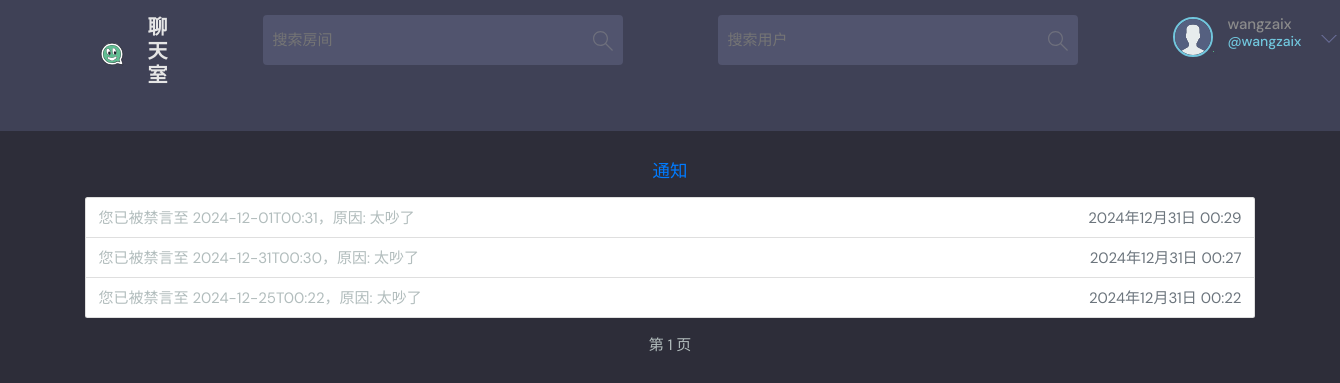
Page /notifications/ (signed in) on the earlier database version.
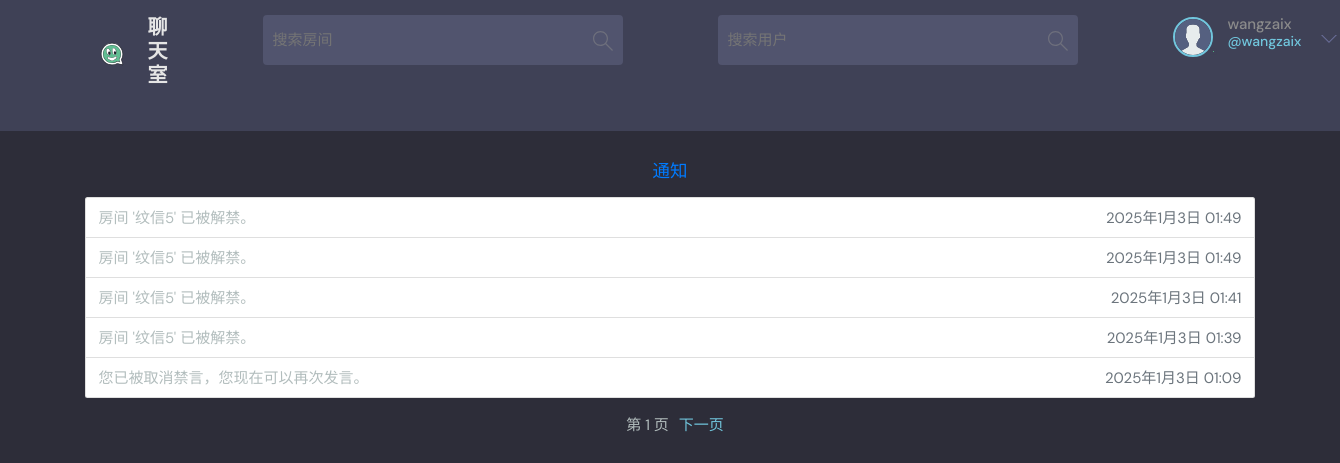
Same page on the later database version.
### base/models.py (models this page shows, shortened)
class User(AbstractUser):
    name = models.CharField(max_length=200, null=True, verbose_name='姓名')
    email = models.EmailField(unique=True, null=True, verbose_name='邮箱')  # 确保邮箱唯一
    bio = models.TextField(null=True, verbose_name='个人简介')
    favorites_rooms = models.ManyToManyField('Room', related_name='favorited_by', blank=True,
                                             verbose_name='收藏的房间')  # 用户收藏的房间
    avatar = models.ImageField(null=True, default='avatar.svg', verbose_name='头像')  # 默认头像
    score = models.IntegerField(default=0, verbose_name='积分')  # 用户积分
    created = models.DateTimeField(auto_now_add=True, verbose_name='创建时间')  # 创建时间
    updated = models.DateTimeField(auto_now=True, verbose_name='更新时间')  # 更新时间
    USERNAME_FIELD = 'email'  # 设置用户名字段为邮箱
    REQUIRED_FIELDS = []  # 创建用户时不需要额外字段
    is_muted = models.BooleanField(default=False, verbose_name='是否静音')
    mute_reason = models.CharField(max_length=255, blank=True, null=True, verbose_name='静音原因')
    mute_until = models.DateTimeField(blank=True, null=True, verbose_name='静音至')
    class Meta:
        verbose_name = '用户'
        verbose_name_plural = '用户列表'

class Notification(models.Model):
    user = models.ForeignKey(User, on_delete=models.CASCADE, verbose_name='用户')
    message = models.CharField(max_length=255, verbose_name='通知内容')
    timestamp = models.DateTimeField(auto_now_add=True, verbose_name='时间戳')
    is_read = models.BooleanField(default=False, verbose_name='是否已读')
    class Meta:
        verbose_name = '通知'
        verbose_name_plural = '通知列表'

### base/views.py (the view)
# urls.py: path('notifications/', views.notifications_view, name='notifications'),
@login_required(login_url='/login')  # 确保用户已登录
def notifications_view(request):
    notifications = request.user.notification_set.all().order_by('-timestamp')  # 按时间降序排列
    paginator = Paginator(notifications, 5)  # 每页显示5个通知
    page_number = request.GET.get('page')  # 从URL获取页码
    notifications_page = paginator.get_page(page_number)  # 获取当前页的通知
    return render(request, 'base/notifications.html', {'notifications': notifications_page})

### base/templates/base/notifications.html (shortened to what this page needs)
{% extends 'main.html' %}
{% block content %}
<main class="container mt-5">
    <h3 class="notification-title text-center text-primary mb-4">通知</h3>
    <ul class="notification-list list-group">
        {% for notification in notifications %}
            <li class="notification-item list-group-item d-flex justify-content-between align-items-center">
                <div>
                    {{ notification.message }}
                </div>
                <span class="notification-timestamp text-muted">{{ notification.timestamp }}</span>
            </li>
        {% empty %}
            <li class="empty-notification list-group-item text-center">没有通知</li>
        {% endfor %}
    </ul>
    <div class="pagination mt-4 d-flex justify-content-center">
        <span class="mx-3">第 {{ notifications.number }} 页</span>
        {% if notifications.has_next %}
            <a href="?page={{ notifications.next_page_number }}" >下一页</a>
        {% endif %}
    </div>
</main>
{% endblock %}

### templates/main.html (shortened to what this page needs)
<!DOCTYPE html>
{%load static%}
<html lang="en">
<head>
    <link rel="stylesheet" href="https://stackpath.bootstrapcdn.com/bootstrap/4.5.2/css/bootstrap.min.css">
    <link rel="stylesheet" href=" {%static 'styles/style.css'%}"/>
</head>
<body>
{% include 'navbar.html'%}
{% block content%}
{% endblock %}
</body>
</html>

### templates/navbar.html (shortened to what this page needs)
{% load static %}
<header class="header header--loggedIn">
    <div class="container">
        <a href="{% url 'home' %}" class="header__logo">
            <img src="{% static 'images/logo.svg' %}" alt="Logo"/>
            <h1>聊天室</h1>
        </a>
        <form class="header__search" method="GET" action="{% url 'home' %}">
            <label>
                <input name="q" placeholder="搜索房间"/>
                <button type="submit" style="  opacity: 0.5; background-color: #51546E;   border: none;">
                </button>
            </label>
        </form>
        <form class="header__search" method="GET" action="{% url 'search-user' %}">
            <label>
                <input name="user" id="userSearch" placeholder="搜索用户"/>
                <button type="submit" id="searchUserButton"
                        style="  opacity: 0.5; background-color: #51546E;   border: none;">
                </button>
            </label>
        </form>
        <nav class="header__menu">
            {% if request.user.is_authenticated %}
            <div class="header__user">
                <a href="{% url 'user-profile' request.user.id %}">
                    <div class="avatar avatar--medium active">
                        <img src="{{ request.user.avatar.url }}" alt="{{ request.user.username }} 的头像"/>
                    </div>
                    <p>{{ request.user.username }}<span>@{{ request.user.username }}</span></p>
                </a>
                <button class="dropdown-button" onclick="toggleDropdown()">
                    <svg xmlns="http://www.w3.org/2000/svg" width="32" height="32" viewBox="0 0 32 32">
                        <path d="M16 21l-13-13h-3l16 16 16-16h-3l-13 13z"></path>
                    </svg>
                </button>
            </div>
            {% endif %}
        </nav>
    </div>
    <div id="announcements">
    </div>
</header>

### static/styles/style.css (style rules this page uses)
:root { --color-main: #71c6dd; --color-main-light: #e1f6fb; --color-dark: #3f4156; --color-dark-medium: #51546e; --color-dark-light: #696d97; --color-light: #e5e5e5; --color-gray: #8b8b8b; --color-light-gray: #b2bdbd; --color-bg: #2d2d39; --color-success: #5dd693; --color-error: #fc4b0b; }
* { font-family: "DM Sans", -apple-system, BlinkMacSystemFont, "Segoe UI", Roboto, Oxygen, Ubuntu, Cantarell, "Open Sans", "Helvetica Neue", sans-serif; margin: 0; padding: 0; box-sizing: border-box; text-rendering: optimizeLegibility; font-size: inherit; }
html { font-size: 56.25%; }
@media only screen and (min-width: 1200px) { html { font-size: 62.5%; } }
body { line-height: 1.6; font-weight: 400; font-size: 1.5rem; color: var(--color-light-gray); background-color: var(--color-bg); min-height: 100vh; }
img { width: 100%; }
a { display: inline-block; color: var(--color-main); text-decoration: none; }
.container { max-width: 120rem; width: 90%; margin: auto; }
.avatar { position: relative; display: inline-block; border-radius: 50%; border: 2px solid var(--color-main); }
.avatar img { display: block; border-radius: 50%; object-fit: cover; object-position: center; }
.avatar::after { content: ""; display: block; position: absolute; background-color: var(--color-gray); z-index: 111; border-radius: 50%; border: 0.3rem solid var(--color-dark); }
.avatar.active::after { background-color: var(--color-success); }
.avatar.avatar--medium img { width: 3.6rem; height: 3.6rem; border-radius: 50%; }
.avatar.avatar--medium:after { width: 0.7rem; height: 0.7rem; bottom: 0px; right: -6px; }
.header { padding: 1.5rem; background-color: var(--color-dark); }
.header > .container { display: flex; gap: 9.5rem; }
.header__logo, .header__user { display: flex; gap: 2rem; align-items: center; }
.header__logo > img { height: 3.2rem; width: 3.2rem; }
.header__logo > h1 { font-weight: 700; font-size: 2rem; color: var(--color-light); }
.header__search > label { background-color: var(--color-dark-medium); padding: 1.3rem 1rem; display: flex; align-items: center; gap: 1rem; border-radius: 4px; }
.header__search svg { fill: var(--color-gray); width: 2rem; height: 2rem; margin-left: 1rem; }
.header__search input { width: 30rem; background: transparent; border: none; outline: none; color: var(--color-light); }
.header__menu { margin-left: auto; position: relative; }
.header__menu a { display: flex; gap: 1.5rem; align-items: center; font-weight: 500; text-decoration: none; color: var(--color-gray); }
.header__menu img { height: 3.6rem; }
.header__menu p { line-height: 1.2; }
.header__menu span { color: var(--color-main); font-weight: 500; font-size: 1.4rem; display: block; }
.header__menu svg { width: 1.6rem; height: 1.6rem; fill: var(--color-dark-light); }
.dropdown-button { background: transparent; border: 0; outline: 0; cursor: pointer; }

### templates/navbar.html (style rules this page uses)
#announcements { overflow: hidden; white-space: nowrap; }

Differences in the rows shown:
no longer on this page (row unchanged): Notification: message "您已被禁言至 2024-12-01T00:31，原因: 太吵了", timestamp "2024年12月31日 00:29"
no longer on this page (row unchanged): Notification: message "您已被禁言至 2024-12-31T00:30，原因: 太吵了", timestamp "2024年12月31日 00:27"
no longer on this page (row unchanged): Notification: message "您已被禁言至 2024-12-25T00:22，原因: 太吵了", timestamp "2024年12月31日 00:22"
added Notification: message "房间 '纹信5' 已被解禁。", timestamp "2025年1月3日 01:49"
added Notification: message "房间 '纹信5' 已被解禁。", timestamp "2025年1月3日 01:49"
added Notification: message "房间 '纹信5' 已被解禁。", timestamp "2025年1月3日 01:41"
added Notification: message "房间 '纹信5' 已被解禁。", timestamp "2025年1月3日 01:39"
added Notification: message "您已被取消禁言，您现在可以再次发言。", timestamp "2025年1月3日 01:09"
Other differences:
text now shown: "下一页"
